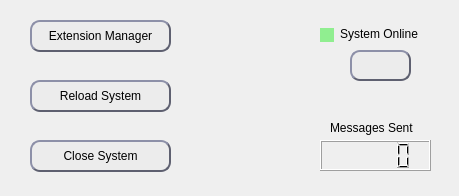
<?xml version="1.0" encoding="UTF-8"?>
<ui version="4.0">
 <class>Form</class>
 <widget class="QWidget" name="Form">
  <property name="geometry">
   <rect>
    <x>0</x>
    <y>0</y>
    <width>459</width>
    <height>196</height>
   </rect>
  </property>
  <property name="windowTitle">
   <string>Form</string>
  </property>
  <widget class="QPushButton" name="pushButton_2">
   <property name="geometry">
    <rect>
     <x>30</x>
     <y>20</y>
     <width>141</width>
     <height>32</height>
    </rect>
   </property>
   <property name="styleSheet">
    <string notr="true">background-color:rgb(236, 236, 236);
border-color:rgb(94, 96, 112);
border-style:outset;
border-width:2px;
border-radius:10px;
color:black;</string>
   </property>
   <property name="text">
    <string>Extension Manager</string>
   </property>
  </widget>
  <widget class="QPushButton" name="pushButton_3">
   <property name="geometry">
    <rect>
     <x>30</x>
     <y>80</y>
     <width>141</width>
     <height>32</height>
    </rect>
   </property>
   <property name="styleSheet">
    <string notr="true">background-color:rgb(236, 236, 236);
border-color:rgb(94, 96, 112);
border-style:outset;
border-width:2px;
border-radius:10px;
color:black;</string>
   </property>
   <property name="text">
    <string>Reload System</string>
   </property>
  </widget>
  <widget class="QPushButton" name="pushButton_4">
   <property name="geometry">
    <rect>
     <x>30</x>
     <y>140</y>
     <width>141</width>
     <height>32</height>
    </rect>
   </property>
   <property name="styleSheet">
    <string notr="true">background-color:rgb(236, 236, 236);
border-color:rgb(94, 96, 112);
border-style:outset;
border-width:2px;
border-radius:10px;
color:black;</string>
   </property>
   <property name="text">
    <string>Close System</string>
   </property>
  </widget>
  <widget class="QRadioButton" name="radioButton">
   <property name="geometry">
    <rect>
     <x>320</x>
     <y>20</y>
     <width>16</width>
     <height>31</height>
    </rect>
   </property>
   <property name="styleSheet">
    <string notr="true">QRadioButton::indicator
                                   {
                                   background-color : lightgreen
                                   }</string>
   </property>
   <property name="text">
    <string/>
   </property>
  </widget>
  <widget class="QLCDNumber" name="lcdNumber">
   <property name="geometry">
    <rect>
     <x>320</x>
     <y>140</y>
     <width>111</width>
     <height>31</height>
    </rect>
   </property>
  </widget>
  <widget class="QLabel" name="label">
   <property name="geometry">
    <rect>
     <x>330</x>
     <y>120</y>
     <width>101</width>
     <height>16</height>
    </rect>
   </property>
   <property name="text">
    <string>Messages Sent</string>
   </property>
  </widget>
  <widget class="QPushButton" name="pushButton">
   <property name="geometry">
    <rect>
     <x>350</x>
     <y>50</y>
     <width>61</width>
     <height>31</height>
    </rect>
   </property>
   <property name="styleSheet">
    <string notr="true">background-color:rgb(236, 236, 236);
border-color:rgb(94, 96, 112);
border-style:outset;
border-width:2px;
border-radius:10px;
color:black;</string>
   </property>
   <property name="text">
    <string/>
   </property>
   <property name="icon">
    <iconset>
     <normaloff>../../../../../../../Desktop/settingsImg.png</normaloff>../../../../../../../Desktop/settingsImg.png</iconset>
   </property>
  </widget>
  <widget class="QLabel" name="label_2">
   <property name="geometry">
    <rect>
     <x>340</x>
     <y>26</y>
     <width>91</width>
     <height>16</height>
    </rect>
   </property>
   <property name="text">
    <string>System Online</string>
   </property>
  </widget>
 </widget>
 <resources/>
 <connections/>
</ui>
